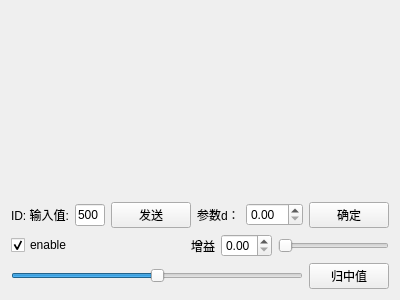
<?xml version="1.0" encoding="UTF-8"?>
<ui version="4.0">
 <class>single</class>
 <widget class="QWidget" name="single">
  <property name="geometry">
   <rect>
    <x>0</x>
    <y>0</y>
    <width>400</width>
    <height>300</height>
   </rect>
  </property>
  <property name="windowTitle">
   <string>Form</string>
  </property>
  <layout class="QVBoxLayout" name="verticalLayout">
   <item>
    <widget class="realtimeplot" name="customplot" native="true"/>
   </item>
   <item>
    <layout class="QHBoxLayout" name="horizontalLayout">
     <item>
      <widget class="QLabel" name="label">
       <property name="text">
        <string>ID: 输入值:</string>
       </property>
       <property name="scaledContents">
        <bool>false</bool>
       </property>
      </widget>
     </item>
     <item>
      <widget class="QLineEdit" name="singlelineEdit">
       <property name="text">
        <string>500</string>
       </property>
      </widget>
     </item>
     <item>
      <widget class="QPushButton" name="singlebuttuon">
       <property name="text">
        <string>发送</string>
       </property>
      </widget>
     </item>
     <item>
      <spacer name="horizontalSpacer_2">
       <property name="orientation">
        <enum>Qt::Horizontal</enum>
       </property>
       <property name="sizeHint" stdset="0">
        <size>
         <width>40</width>
         <height>20</height>
        </size>
       </property>
      </spacer>
     </item>
     <item>
      <widget class="QLabel" name="label_2">
       <property name="text">
        <string>参数d：</string>
       </property>
      </widget>
     </item>
     <item>
      <widget class="QDoubleSpinBox" name="sdoubleSpinBox"/>
     </item>
     <item>
      <widget class="QPushButton" name="singleButto_setd">
       <property name="text">
        <string>确定</string>
       </property>
      </widget>
     </item>
    </layout>
   </item>
   <item>
    <layout class="QHBoxLayout" name="horizontalLayout_2">
     <item>
      <widget class="QCheckBox" name="checkBox_enable">
       <property name="text">
        <string>enable</string>
       </property>
       <property name="checked">
        <bool>true</bool>
       </property>
      </widget>
     </item>
     <item>
      <spacer name="horizontalSpacer">
       <property name="orientation">
        <enum>Qt::Horizontal</enum>
       </property>
       <property name="sizeHint" stdset="0">
        <size>
         <width>40</width>
         <height>20</height>
        </size>
       </property>
      </spacer>
     </item>
     <item>
      <widget class="QLabel" name="label_3">
       <property name="text">
        <string>增益</string>
       </property>
      </widget>
     </item>
     <item>
      <widget class="QDoubleSpinBox" name="doubleSpinBox_2">
       <property name="decimals">
        <number>2</number>
       </property>
       <property name="maximum">
        <double>3.000000000000000</double>
       </property>
       <property name="singleStep">
        <double>0.100000000000000</double>
       </property>
       <property name="stepType">
        <enum>QAbstractSpinBox::DefaultStepType</enum>
       </property>
      </widget>
     </item>
     <item>
      <widget class="QSlider" name="horizontalSlider_2">
       <property name="maximum">
        <number>300</number>
       </property>
       <property name="singleStep">
        <number>1</number>
       </property>
       <property name="pageStep">
        <number>1</number>
       </property>
       <property name="orientation">
        <enum>Qt::Horizontal</enum>
       </property>
      </widget>
     </item>
    </layout>
   </item>
   <item>
    <layout class="QHBoxLayout" name="horizontalLayout_3">
     <item>
      <widget class="QSlider" name="horizontalSlider">
       <property name="maximum">
        <number>1000</number>
       </property>
       <property name="value">
        <number>500</number>
       </property>
       <property name="orientation">
        <enum>Qt::Horizontal</enum>
       </property>
       <property name="invertedAppearance">
        <bool>false</bool>
       </property>
       <property name="invertedControls">
        <bool>false</bool>
       </property>
       <property name="tickPosition">
        <enum>QSlider::NoTicks</enum>
       </property>
       <property name="tickInterval">
        <number>10</number>
       </property>
      </widget>
     </item>
     <item>
      <widget class="QPushButton" name="pushButton">
       <property name="text">
        <string>归中值</string>
       </property>
      </widget>
     </item>
    </layout>
   </item>
  </layout>
 </widget>
 <customwidgets>
  <customwidget>
   <class>realtimeplot</class>
   <extends>QWidget</extends>
   <header location="global">realtimeplot.h</header>
   <container>1</container>
  </customwidget>
 </customwidgets>
 <resources/>
 <connections>
  <connection>
   <sender>singlebuttuon</sender>
   <signal>clicked()</signal>
   <receiver>singlelineEdit</receiver>
   <slot>copy()</slot>
   <hints>
    <hint type="sourcelabel">
     <x>232</x>
     <y>205</y>
    </hint>
    <hint type="destinationlabel">
     <x>139</x>
     <y>205</y>
    </hint>
   </hints>
  </connection>
 </connections>
</ui>
